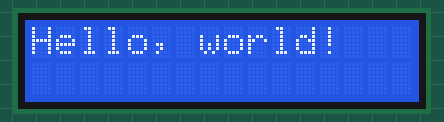
The sketch below on a simulated Arduino Uno, built with avr-gcc and run on an emulated ATmega328P. On the bench: 16×2 character LCD.

Above: at 0.1 s.
At 0.6 s:
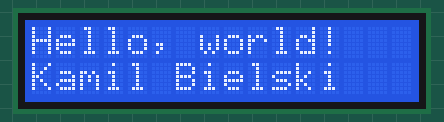
At 5.6 s:
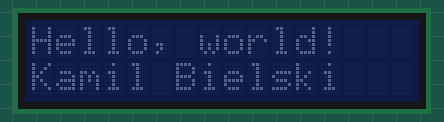

The sketch:

lcd_helloworld.ino
```cpp
#include <Wire.h>
#include <LiquidCrystal_I2C.h>

LiquidCrystal_I2C lcd(0x27, 2, 1, 0, 4, 5, 6, 7, 3, POSITIVE);


void setup()
{
  lcd.begin(16,2);

  lcd.backlight();
  lcd.setCursor(0,0);
  lcd.print("Hello, world!");
  delay(500);
  lcd.setCursor(0,1);
  lcd.print("Kamil Bielski");

}

void loop()
{
   lcd.backlight(); // turn on
   delay(5000);
lcd.noBacklight(); // turn off
   delay(5000);
}
```

Measured:
- what the display in image 1 shows lasts 5.0 s, from 0.6 s to 5.6 s
